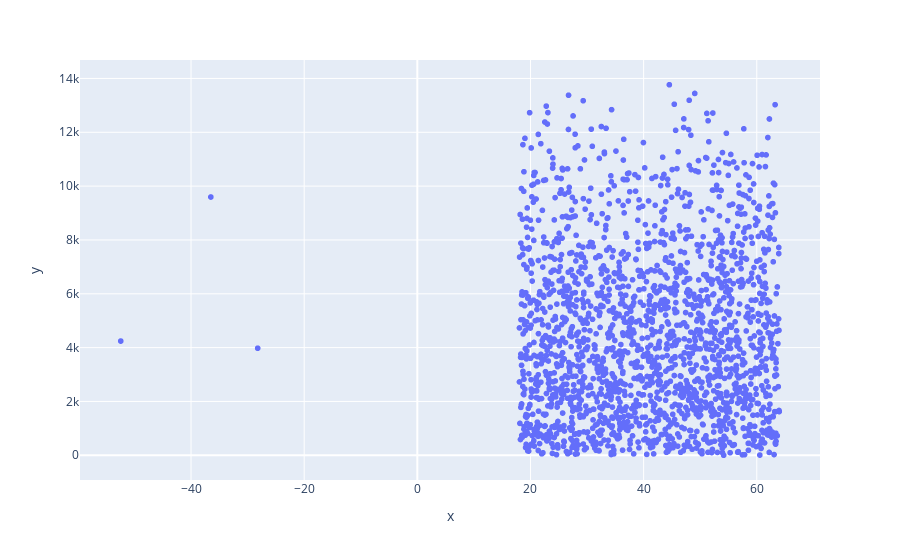

Write notebook code for a chart like this one.
### Code cell
# Age x Loan

grafico = px.scatter(x=base_credit['age'], y=base_credit['loan'])
grafico.show()

### Figure 1 — Plotly figure (JSON) as saved in the notebook; plotly's stock layout.template omitted (floating-point values rounded to 4 significant figures; data arrays with more than 128 entries replaced by an {"elided": "..."} marker saying what was removed)
{"data": [{"hovertemplate": "x=%{x}<br>y=%{y}<extra></extra>", "legendgroup": "", "marker": {"color": "#636efa", "symbol": "circle"}, "mode": "markers", "name": "", "showlegend": false, "type": "scattergl", "x": {"elided": "1997 float values"}, "xaxis": "x", "y": {"elided": "1997 float values"}, "yaxis": "y"}], "layout": {"legend": {"tracegroupgap": 0}, "margin": {"t": 60}, "xaxis": {"anchor": "y", "domain": [0, 1], "title": {"text": "x"}}, "yaxis": {"anchor": "x", "domain": [0, 1], "title": {"text": "y"}}}}
